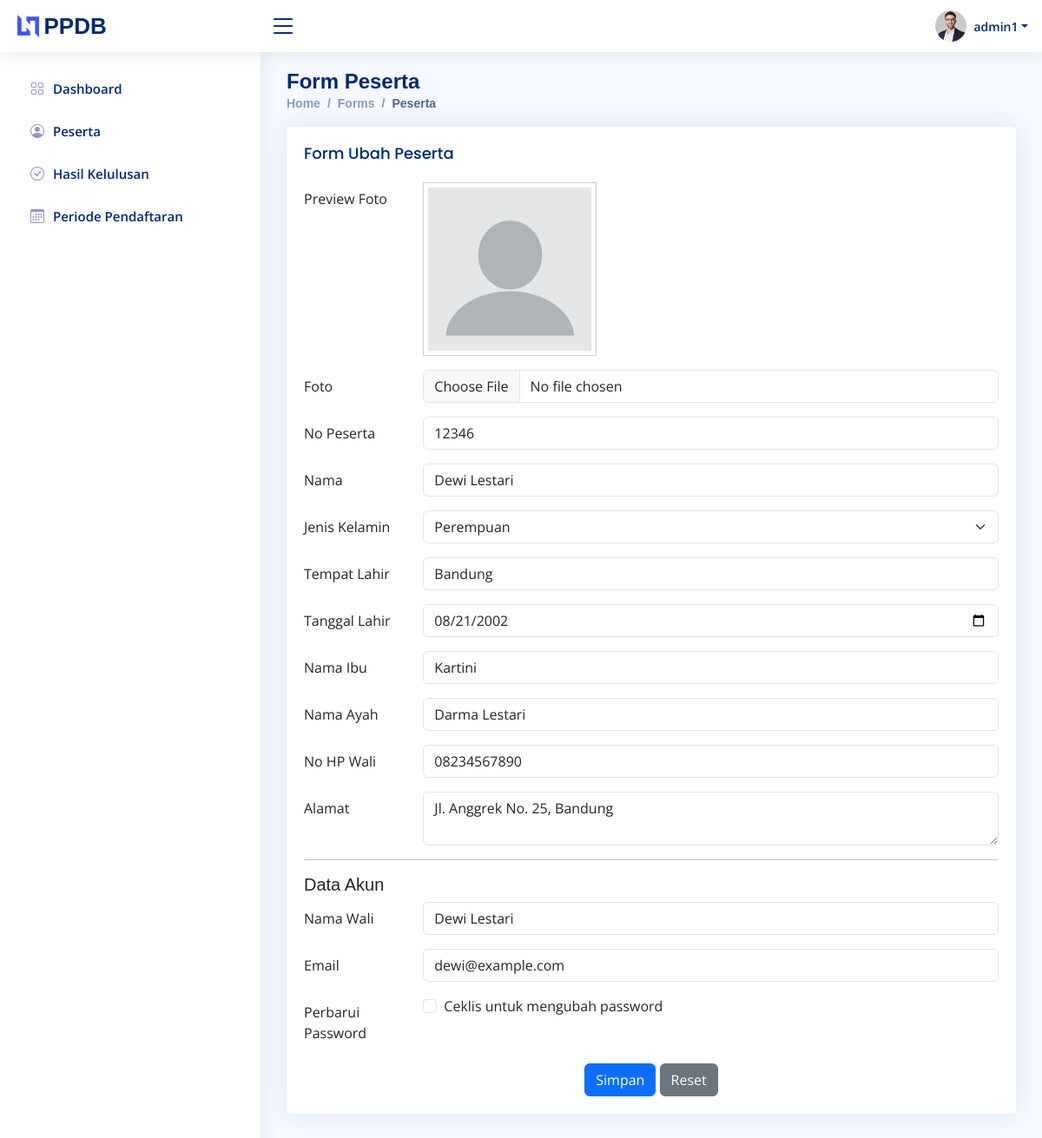
/admin/form-peserta.php?id=2 (signed in), run on the app's committed database.
### tables this page shows
CREATE TABLE `account` (
  `id` INT(11) NOT NULL AUTO_INCREMENT,
  `name` VARCHAR(255) NOT NULL,
  `email` VARCHAR(100) UNIQUE NOT NULL,
  `password` VARCHAR(255) NOT NULL,
  `id_peserta` INT(11),
  PRIMARY KEY (`id`),
  FOREIGN KEY (`id_peserta`) REFERENCES `peserta` (`id`) ON DELETE SET NULL
);

CREATE TABLE `peserta` (
  `id` INT(11) NOT NULL AUTO_INCREMENT,
  `no_peserta` VARCHAR(255) NOT NULL,
  `nama` VARCHAR(255) NOT NULL,
  `foto` VARCHAR(255),
  `jenis_kelamin` ENUM('Laki-Laki', 'Perempuan') NOT NULL,
  `tempat_lahir` VARCHAR(100),
  `tanggal_lahir` TIMESTAMP,
  `nama_ibu` VARCHAR(255),
  `nama_ayah` VARCHAR(255),
  `no_hp_wali` VARCHAR(15),
  `alamat` VARCHAR(255),
  PRIMARY KEY (`id`)
);

### admin/form-peserta.php (the view, shortened to what this page needs)
<?php
require_once("../koneksi.php");
$pesertaData = null;
if (isset($_GET['id'])) {
    $pesertaId = intval($_GET['id']);
    $query = "SELECT * FROM peserta LEFT JOIN account ON peserta.id = account.id_peserta WHERE peserta.id = $pesertaId";
    $result = mysqli_query($koneksi, $query);
    if ($result && mysqli_num_rows($result) > 0) {
        $pesertaData = mysqli_fetch_assoc($result);
    } else {
        echo '<script>alert("Peserta tidak ditemukan!"); window.location.href="tabel-peserta.php";</script>';
        exit;
    }
}
$result = $koneksi->query("SELECT MAX(no_peserta) AS last_no FROM peserta");
$row = $result->fetch_assoc();
$no_peserta = $row['last_no'] ? $row['last_no'] + 1 : 1;
$formatted_no_peserta = str_pad($no_peserta, 3, '0', STR_PAD_LEFT);
?>
<!DOCTYPE html>
<html lang="en">
<head>
    <link href="assets/vendor/bootstrap/css/bootstrap.min.css" rel="stylesheet" />
    <link href="assets/vendor/bootstrap-icons/bootstrap-icons.css" rel="stylesheet" />
    <link href="assets/vendor/simple-datatables/style.css" rel="stylesheet" />
    <link href="assets/css/style.css" rel="stylesheet" />
</head>
<body>
    <?php
    include 'header.php';
    include 'sidebar.php';
    ?>
    <main id="main" class="main">
        <div class="pagetitle">
            <h1>Form Peserta</h1>
            <nav>
                <ol class="breadcrumb">
                    <li class="breadcrumb-item"><a href="index.php">Home</a></li>
                    <li class="breadcrumb-item">Forms</li>
                    <li class="breadcrumb-item active">Peserta</li>
                </ol>
            </nav>
        </div>
        <section class="section">
            <div class="row">
                <div class="col-lg-12">
                    <div class="card">
                        <div class="card-body">
                            <?php if ($pesertaData): ?>
                                <h5 class="card-title">Form Ubah Peserta</h5>
                            <?php else: ?>
                                <h5 class="card-title">Form Tambah Peserta</h5>
                            <?php endif; ?>
                            <form action="func/save-peserta.php" method="POST" enctype="multipart/form-data">
                                <div class="row mb-3">
                                    <label for="preview" class="col-sm-2 col-form-label">Preview Foto</label>
                                    <div class="col-sm-10">
                                        <img id="preview"
                                            src="<?php
                                                    $fotoPath = isset($pesertaData['foto']) ? '../images/' . $pesertaData['foto'] : '../images/blank.png';
                                                    echo file_exists($fotoPath) ? $fotoPath : '../images/blank.png';
                                                    ?>"
                                            alt="Preview Foto"
                                            style="max-width: 200px; display: block; border: 1px solid #ccc; padding: 5px;" />
                                    </div>
                                </div>
                                <div class="row mb-3">
                                    <label for="foto" class="col-sm-2 col-form-label">Foto</label>
                                    <div class="col-sm-10">
                                        <input type="file" id="foto" name="foto" class="form-control" accept="image/*" <?= $id_peserta ? '' : 'required'; ?>>
                                    </div>
                                </div>
                                <div class="row mb-3">
                                    <label for="noPeserta" class="col-sm-2 col-form-label">No Peserta</label>
                                    <div class="col-sm-10">
                                        <input type="number" readonly class="form-control" id="noPeserta" name="no_peserta" value="<?php echo $pesertaData['no_peserta'] ?? $formatted_no_peserta; ?>" required>
                                    </div>
                                </div>
                                <div class="row mb-3">
                                    <label for="nama" class="col-sm-2 col-form-label">Nama</label>
                                    <div class="col-sm-10">
                                        <input type="text" class="form-control" id="nama" name="nama" value="<?php echo $pesertaData['nama'] ?? ''; ?>" required>
                                    </div>
                                </div>
                                <div class="row mb-3">
                                    <label for="jenisKelamin" class="col-sm-2 col-form-label">Jenis Kelamin</label>
                                    <div class="col-sm-10">
                                        <select class="form-select" id="jenisKelamin" name="jenis_kelamin" required>
                                            <option value="Perempuan" <?php echo (isset($pesertaData['jenis_kelamin']) && $pesertaData['jenis_kelamin'] == 'Perempuan') ? 'selected' : ''; ?>>Perempuan</option>
                                        </select>
                                    </div>
                                </div>
                                <div class="row mb-3">
                                    <label for="tempatLahir" class="col-sm-2 col-form-label">Tempat Lahir</label>
                                    <div class="col-sm-10">
                                        <input type="text" class="form-control" id="tempatLahir" name="tempat_lahir" value="<?php echo $pesertaData['tempat_lahir'] ?? ''; ?>">
                                    </div>
                                </div>
                                <div class="row mb-3">
                                    <label for="tanggalLahir" class="col-sm-2 col-form-label">Tanggal Lahir</label>
                                    <div class="col-sm-10">
                                        <input type="date" class="form-control" id="tanggalLahir" name="tanggal_lahir" value="<?php echo isset($pesertaData['tanggal_lahir']) ? date('Y-m-d', strtotime($pesertaData['tanggal_lahir'])) : ''; ?>">
                                    </div>
                                </div>
                                <div class="row mb-3">
                                    <label for="namaIbu" class="col-sm-2 col-form-label">Nama Ibu</label>
                                    <div class="col-sm-10">
                                        <input type="text" class="form-control" id="namaIbu" name="nama_ibu" value="<?php echo $pesertaData['nama_ibu'] ?? ''; ?>">
                                    </div>
                                </div>
                                <div class="row mb-3">
                                    <label for="namaAyah" class="col-sm-2 col-form-label">Nama Ayah</label>
                                    <div class="col-sm-10">
                                        <input type="text" class="form-control" id="namaAyah" name="nama_ayah" value="<?php echo $pesertaData['nama_ayah'] ?? ''; ?>">
                                    </div>
                                </div>
                                <div class="row mb-3">
                                    <label for="noHpWali" class="col-sm-2 col-form-label">No HP Wali</label>
                                    <div class="col-sm-10">
                                        <input type="text" class="form-control" id="noHpWali" name="no_hp_wali" value="<?php echo $pesertaData['no_hp_wali'] ?? ''; ?>">
                                    </div>
                                </div>
                                <div class="row mb-3">
                                    <label for="alamat" class="col-sm-2 col-form-label">Alamat</label>
                                    <div class="col-sm-10">
                                        <textarea class="form-control" id="alamat" name="alamat"><?php echo $pesertaData['alamat'] ?? ''; ?></textarea>
                                    </div>
                                </div>
                                <hr>
                                <h5>Data Akun</h5>
                                <div class="row mb-3">
                                    <label for="name" class="col-sm-2 col-form-label">Nama Wali</label>
                                    <div class="col-sm-10">
                                        <input type="text" class="form-control" id="nama_wali" name="nama_wali" value="<?php echo $pesertaData['name'] ?? ''; ?>">
                                    </div>
                                </div>
                                <div class="row mb-3">
                                    <label for="email" class="col-sm-2 col-form-label">Email</label>
                                    <div class="col-sm-10">
                                        <input type="email" class="form-control" id="email" name="email" value="<?php echo $pesertaData['email'] ?? ''; ?>">
                                    </div>
                                </div>
                                <?php if (!$pesertaData): ?>
                                    <div class="row mb-3">
                                        <label for="pass" class="col-sm-2 col-form-label">Password</label>
                                        <div class="col-sm-10">
                                            <input type="pass" class="form-control" id="pass" name="pass" <?php echo $pesertaData ? '' : 'required'; ?>>
                                        </div>
                                    </div>
                                <?php else: ?>
                                    <div class="row mb-3">
                                        <label for="updatePassword" class="col-sm-2 col-form-label">Perbarui Password</label>
                                        <div class="col-sm-10">
                                            <div class="form-check">
                                                <input class="form-check-input" type="checkbox" id="updatePassword" name="update_password">
                                                <label class="form-check-label" for="updatePassword">
                                                    Ceklis untuk mengubah password
                                                </label>
                                            </div>
                                        </div>
                                    </div>
                                <?php endif; ?>
                                <div class="text-center">
                                    <button type="submit" class="btn btn-primary">Simpan</button>
                                    <button type="reset" class="btn btn-secondary">Reset</button>
                                </div>
                            </form>
                        </div>
                    </div>
                </div>
            </div>
        </section>
    </main>
</body>
</html>

### admin/assets/css/style.css (style rules this page uses)
:root { scroll-behavior: smooth; }
body { font-family: "Open Sans", sans-serif; background: #f6f9ff; color: #444444; }
a { color: #4154f1; text-decoration: none; }
h1, h2, h3, h4, h5, h6 { font-family: "Nunito", sans-serif; }
#main { margin-top: 60px; padding: 20px 30px; transition: all 0.3s; }
.pagetitle { margin-bottom: 10px; }
.pagetitle h1 { font-size: 24px; margin-bottom: 0; font-weight: 600; color: #012970; }
.card { margin-bottom: 30px; border: none; border-radius: 5px; box-shadow: 0px 0 30px rgba(1, 41, 112, 0.1); }
.card-title { padding: 20px 0 15px 0; font-size: 18px; font-weight: 500; color: #012970; font-family: "Poppins", sans-serif; }
.card-body { padding: 0 20px 20px 20px; }
.breadcrumb { font-size: 14px; font-family: "Nunito", sans-serif; color: #899bbd; font-weight: 600; }
.breadcrumb a { color: #899bbd; transition: 0.3s; }
.breadcrumb .breadcrumb-item::before { color: #899bbd; }
.breadcrumb .active { color: #51678f; font-weight: 600; }
@media (min-width: 1200px) { #main, #footer { margin-left: 300px; } }

### admin/form-peserta.php (style rules this page uses)
#preview { max-width: 200px; display: block; border: 1px solid #ccc; padding: 5px; }

### data on the page
account: no_peserta "12346", nama "Dewi Lestari", tempat_lahir "Bandung", tanggal_lahir "08/21/2002", nama_ibu "Kartini", nama_ayah "Darma Lestari", no_hp_wali "08234567890", alamat "Jl. Anggrek No. 25, Bandung", nama_wali "Dewi Lestari", email "dewi@example.com"
peserta: jenis_kelamin "Perempuan"

### other printed values
$_SESSION['admin_username'] "admin1"
